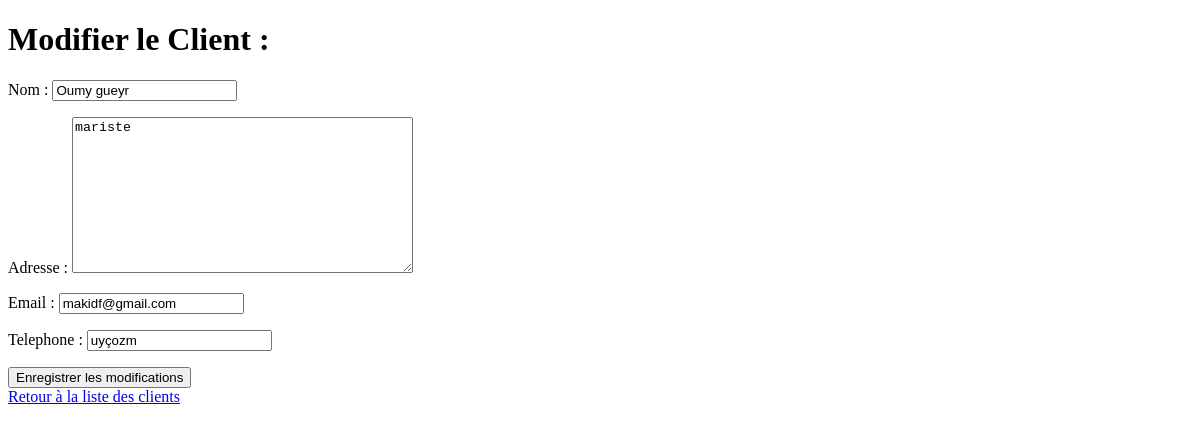
Page /clients/2/modifier/ on the earlier database version.
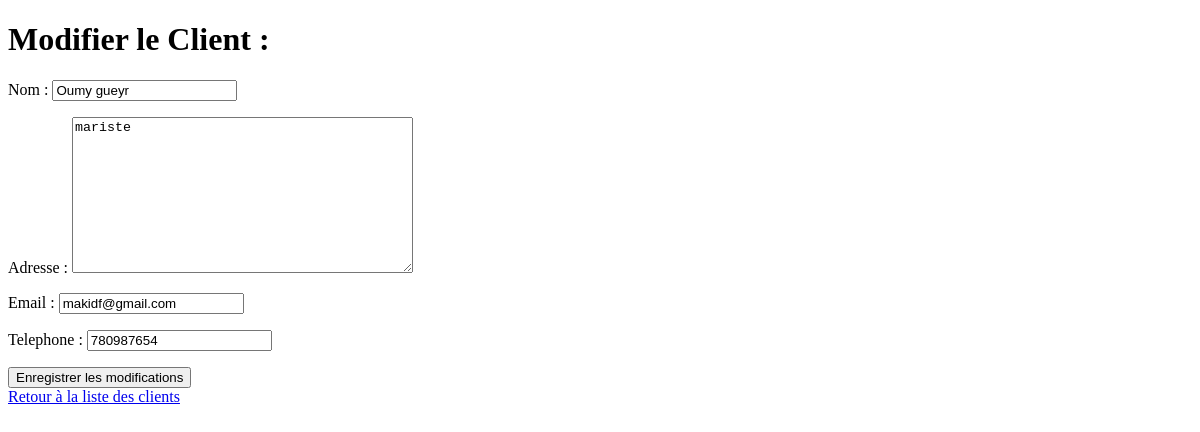
Same page on the later database version.
### gestion/models.py (models this page shows, shortened)
class Client(models.Model):
    nom = models.CharField(max_length=255)
    adresse = models.TextField()
    email = models.EmailField(unique=True)
    telephone = models.CharField(max_length=15)

### gestion/views.py (the view)
# urls.py: path('clients/<int:client_id>/modifier/',views.modifier_client,name='modifier_client'),
def modifier_client(request, client_id):
    client = get_object_or_404(Client, id=client_id)
    if request.method == "POST":
        form = ClientForm(request.POST, instance=client)  #instanciation de la variable client
        if form.is_valid():
            form.save()  #Enregistrer les modifications
            messages.success(request, "Le client a été modifié avec succès.")
            return redirect ('liste_clients')  #rediriger vers la page liste_clients aprés modifications
    else:
        form = ClientForm(instance=client)
    return render (request, 'gestion/modifier_client.html', {'form': form , 'client':client})

### gestion/forms.py
class ClientForm(forms.ModelForm):
    class Meta:
        model = Client
        fields = ['nom', 'adresse','email', 'telephone']

### gestion/templates/gestion/modifier_client.html (shortened to what this page needs)
{% load static %}
<!DOCTYPE html>
<html lang="en">
<head>
</head>
<body>
 {%block content%}
    <h1>Modifier le Client : {{ form.instance.client.nom }}</h1>
    <form method="POST">
        {{ form.as_p }}
        <button type="submit">Enregistrer les modifications</button>
    </form>
    <a href="{% url 'liste_clients' %}">Retour à la liste des clients</a>
{%endblock%}
</body>
</html>

Differences in the rows shown:
changed Client "Oumy gueyr": telephone "uyçozm" → "780987654"
